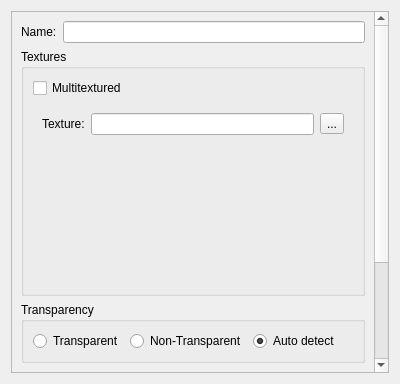
<?xml version="1.0" encoding="UTF-8"?>
<ui version="4.0">
 <class>Form</class>
 <widget class="QWidget" name="Form">
  <property name="geometry">
   <rect>
    <x>0</x>
    <y>0</y>
    <width>400</width>
    <height>384</height>
   </rect>
  </property>
  <property name="windowTitle">
   <string>Form</string>
  </property>
  <layout class="QVBoxLayout" name="verticalLayout">
   <item>
    <widget class="QScrollArea" name="scrollArea">
     <property name="widgetResizable">
      <bool>true</bool>
     </property>
     <widget class="QWidget" name="scrollAreaWidgetContents">
      <property name="geometry">
       <rect>
        <x>0</x>
        <y>0</y>
        <width>363</width>
        <height>490</height>
       </rect>
      </property>
      <layout class="QVBoxLayout" name="verticalLayout_3">
       <item>
        <layout class="QFormLayout" name="propertiesForm">
         <property name="fieldGrowthPolicy">
          <enum>QFormLayout::AllNonFixedFieldsGrow</enum>
         </property>
         <item row="0" column="0">
          <widget class="QLabel" name="label_2">
           <property name="text">
            <string>Name:</string>
           </property>
          </widget>
         </item>
         <item row="0" column="1">
          <widget class="QLineEdit" name="nameInput"/>
         </item>
        </layout>
       </item>
       <item>
        <widget class="QGroupBox" name="groupBox">
         <property name="title">
          <string>Textures</string>
         </property>
         <layout class="QVBoxLayout" name="verticalLayout_2">
          <item>
           <widget class="QCheckBox" name="textureModeInput">
            <property name="text">
             <string>Multitextured</string>
            </property>
           </widget>
          </item>
          <item>
           <widget class="QStackedWidget" name="textureStack">
            <property name="currentIndex">
             <number>0</number>
            </property>
            <widget class="QWidget" name="page">
             <layout class="QFormLayout" name="formLayout_2">
              <item row="0" column="0">
               <widget class="QLabel" name="label_3">
                <property name="text">
                 <string>Texture:</string>
                </property>
               </widget>
              </item>
              <item row="0" column="1">
               <layout class="QHBoxLayout" name="horizontalLayout">
                <item>
                 <widget class="QLineEdit" name="singleTextureInput"/>
                </item>
                <item>
                 <widget class="QToolButton" name="singleTextureButton">
                  <property name="text">
                   <string>...</string>
                  </property>
                 </widget>
                </item>
               </layout>
              </item>
             </layout>
            </widget>
            <widget class="QWidget" name="page_2">
             <layout class="QFormLayout" name="formLayout">
              <property name="fieldGrowthPolicy">
               <enum>QFormLayout::AllNonFixedFieldsGrow</enum>
              </property>
              <item row="0" column="0">
               <widget class="QLabel" name="label_4">
                <property name="text">
                 <string>Top:</string>
                </property>
               </widget>
              </item>
              <item row="1" column="0">
               <widget class="QLabel" name="label_5">
                <property name="text">
                 <string>Bottom:</string>
                </property>
               </widget>
              </item>
              <item row="2" column="0">
               <widget class="QLabel" name="label_6">
                <property name="text">
                 <string>Front:</string>
                </property>
               </widget>
              </item>
              <item row="3" column="0">
               <widget class="QLabel" name="label_7">
                <property name="text">
                 <string>Back:</string>
                </property>
               </widget>
              </item>
              <item row="4" column="0">
               <widget class="QLabel" name="label_8">
                <property name="text">
                 <string>Left:</string>
                </property>
               </widget>
              </item>
              <item row="5" column="0">
               <widget class="QLabel" name="label_9">
                <property name="text">
                 <string>Right:</string>
                </property>
               </widget>
              </item>
              <item row="0" column="1">
               <layout class="QHBoxLayout" name="horizontalLayout_2">
                <item>
                 <widget class="QLineEdit" name="multiTextureTopInput"/>
                </item>
                <item>
                 <widget class="QToolButton" name="multiTextureTopButton">
                  <property name="text">
                   <string>...</string>
                  </property>
                 </widget>
                </item>
               </layout>
              </item>
              <item row="1" column="1">
               <layout class="QHBoxLayout" name="horizontalLayout_3">
                <item>
                 <widget class="QLineEdit" name="multiTextureBottomInput"/>
                </item>
                <item>
                 <widget class="QToolButton" name="multiTextureBottomButton">
                  <property name="text">
                   <string>...</string>
                  </property>
                 </widget>
                </item>
               </layout>
              </item>
              <item row="2" column="1">
               <layout class="QHBoxLayout" name="horizontalLayout_4">
                <item>
                 <widget class="QLineEdit" name="multiTextureFrontInput"/>
                </item>
                <item>
                 <widget class="QToolButton" name="multiTextureFrontButton">
                  <property name="text">
                   <string>...</string>
                  </property>
                 </widget>
                </item>
               </layout>
              </item>
              <item row="3" column="1">
               <layout class="QHBoxLayout" name="horizontalLayout_5">
                <item>
                 <widget class="QLineEdit" name="multiTextureBackInput"/>
                </item>
                <item>
                 <widget class="QToolButton" name="multiTextureBackButton">
                  <property name="text">
                   <string>...</string>
                  </property>
                 </widget>
                </item>
               </layout>
              </item>
              <item row="4" column="1">
               <layout class="QHBoxLayout" name="horizontalLayout_6">
                <item>
                 <widget class="QLineEdit" name="multiTextureLeftInput"/>
                </item>
                <item>
                 <widget class="QToolButton" name="multiTextureLeftButton">
                  <property name="text">
                   <string>...</string>
                  </property>
                 </widget>
                </item>
               </layout>
              </item>
              <item row="5" column="1">
               <layout class="QHBoxLayout" name="horizontalLayout_7">
                <item>
                 <widget class="QLineEdit" name="multiTextureRightInput"/>
                </item>
                <item>
                 <widget class="QToolButton" name="multiTextureRightButton">
                  <property name="text">
                   <string>...</string>
                  </property>
                 </widget>
                </item>
               </layout>
              </item>
             </layout>
            </widget>
           </widget>
          </item>
         </layout>
        </widget>
       </item>
       <item>
        <widget class="QGroupBox" name="groupBox_2">
         <property name="title">
          <string>Transparency</string>
         </property>
         <layout class="QHBoxLayout" name="horizontalLayout_8">
          <item>
           <widget class="QRadioButton" name="transparentButton">
            <property name="text">
             <string>Transparent</string>
            </property>
           </widget>
          </item>
          <item>
           <widget class="QRadioButton" name="nonTransparentButton">
            <property name="text">
             <string>Non-Transparent</string>
            </property>
           </widget>
          </item>
          <item>
           <widget class="QRadioButton" name="autoDetectTransparencyButton">
            <property name="text">
             <string>Auto detect</string>
            </property>
            <property name="checkable">
             <bool>true</bool>
            </property>
            <property name="checked">
             <bool>true</bool>
            </property>
           </widget>
          </item>
          <item>
           <spacer name="horizontalSpacer">
            <property name="orientation">
             <enum>Qt::Horizontal</enum>
            </property>
            <property name="sizeHint" stdset="0">
             <size>
              <width>40</width>
              <height>20</height>
             </size>
            </property>
           </spacer>
          </item>
         </layout>
        </widget>
       </item>
       <item>
        <widget class="QGroupBox" name="groupBox_3">
         <property name="title">
          <string>Languages</string>
         </property>
         <layout class="QVBoxLayout" name="verticalLayout_4">
          <item>
           <layout class="QHBoxLayout" name="addLanguageLayout">
            <item>
             <widget class="QPushButton" name="addLanguageButton">
              <property name="text">
               <string>Add Language</string>
              </property>
             </widget>
            </item>
           </layout>
          </item>
          <item>
           <widget class="QListWidget" name="languageList"/>
          </item>
         </layout>
        </widget>
       </item>
       <item>
        <spacer name="verticalSpacer">
         <property name="orientation">
          <enum>Qt::Vertical</enum>
         </property>
         <property name="sizeHint" stdset="0">
          <size>
           <width>20</width>
           <height>40</height>
          </size>
         </property>
        </spacer>
       </item>
      </layout>
     </widget>
    </widget>
   </item>
  </layout>
 </widget>
 <resources/>
 <connections/>
</ui>
